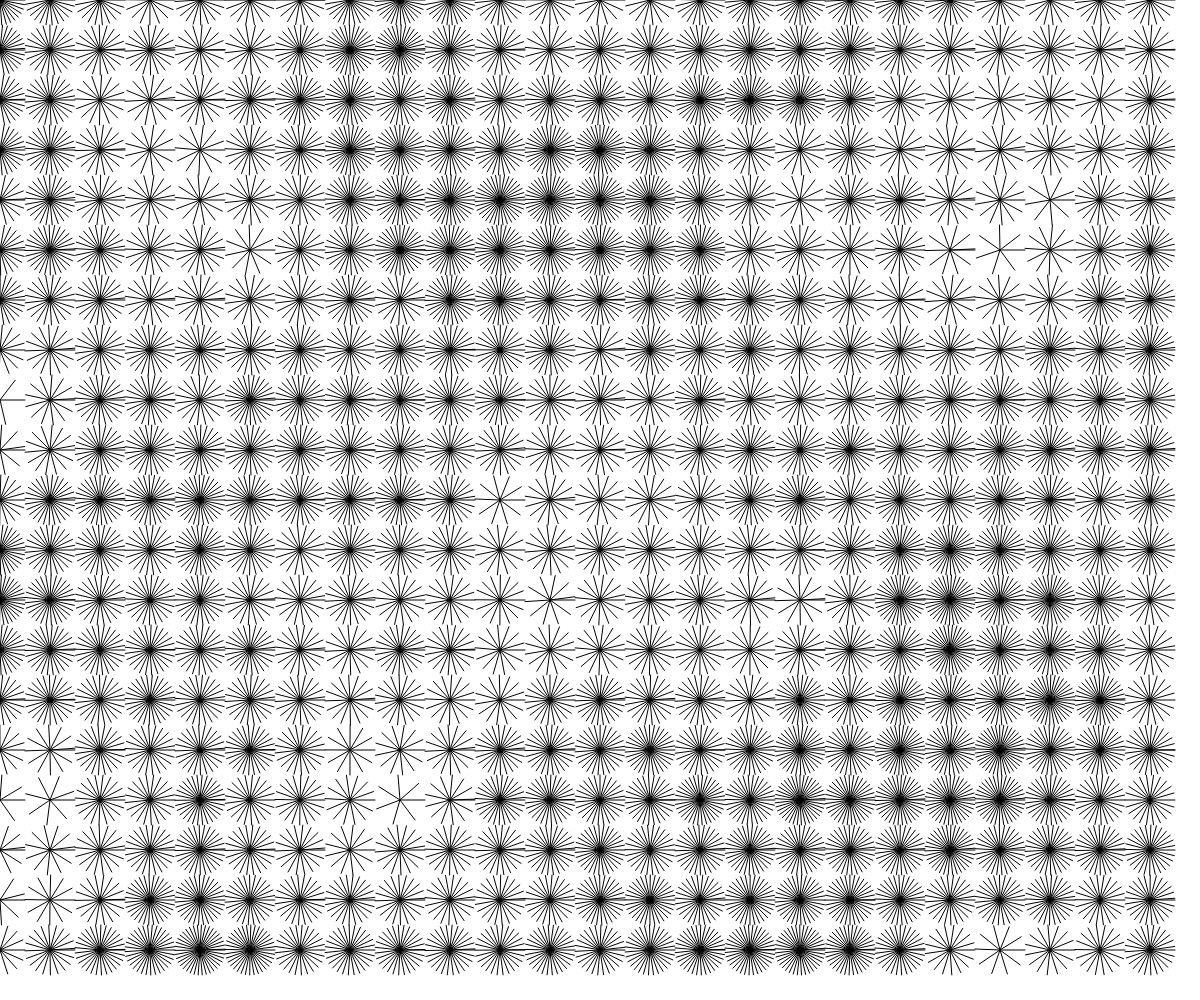
Frame 1 (no input)
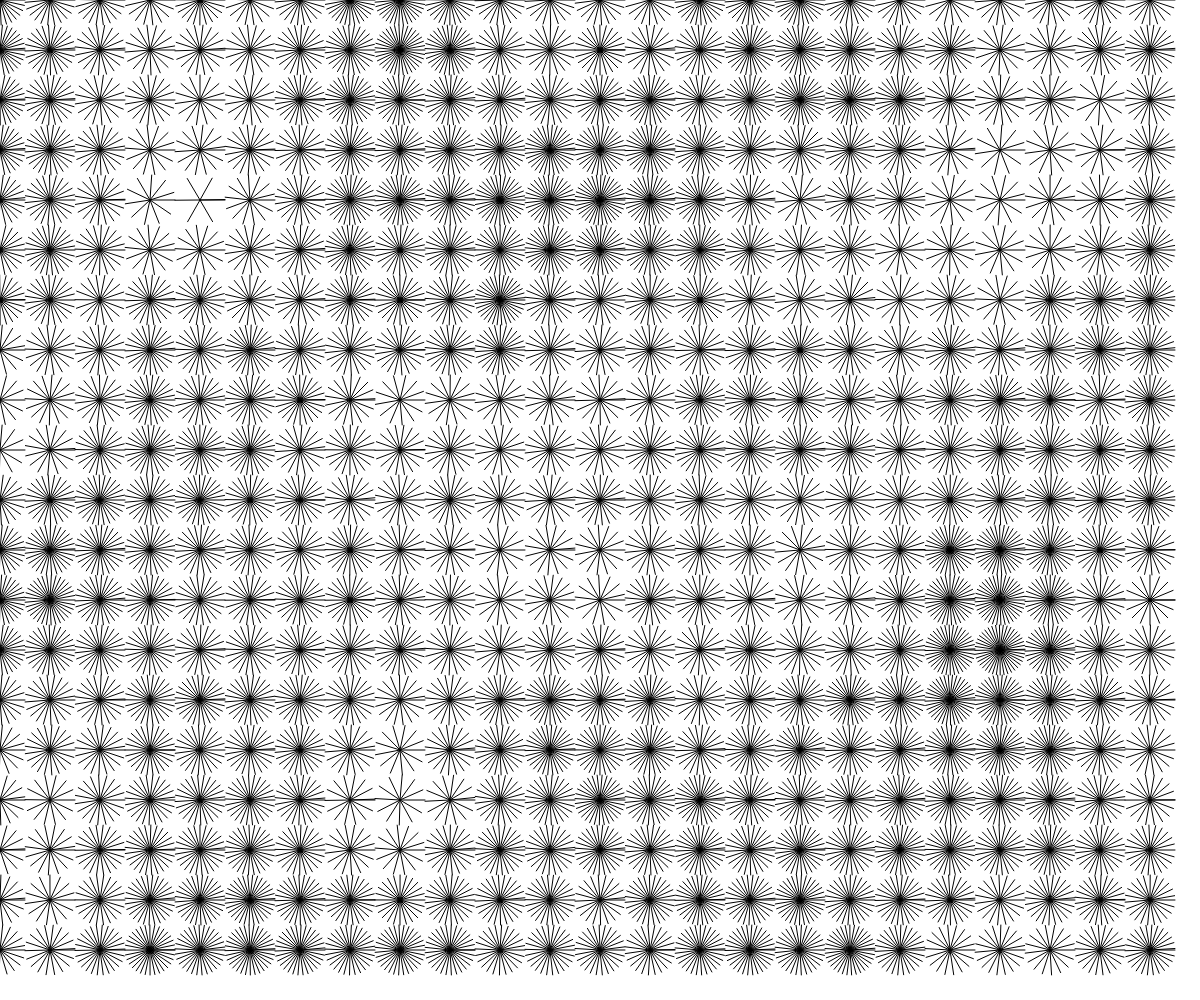
Frame 60 (no input)
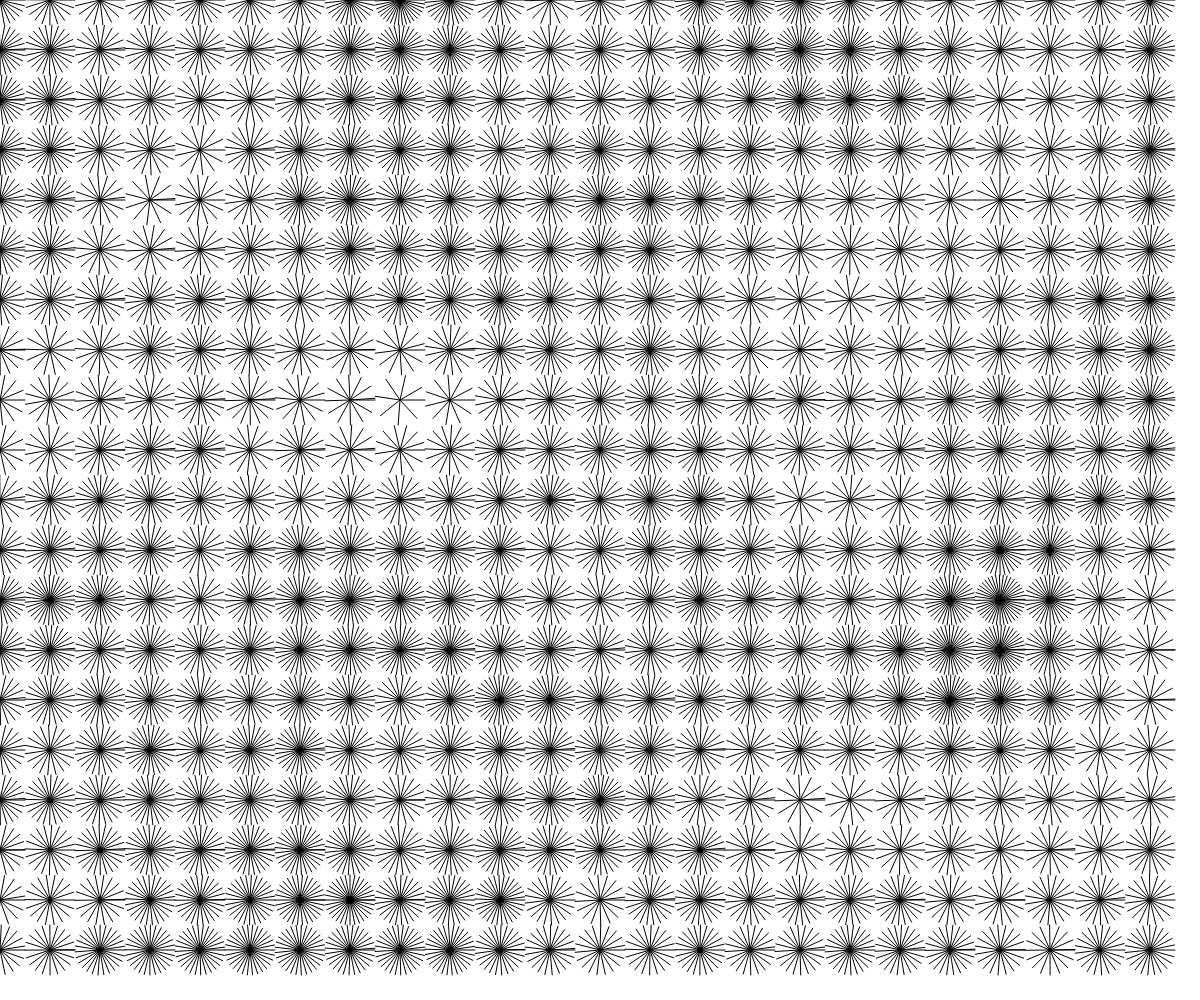
Frame 120 (the mouse pressed at the canvas centre since frame 60)

The p5.js sketch that drew these frames (run headless with seeded random() and noise() and a simulated clock; from frame 60 on, the mouse is pressed at the canvas centre):

// p5.js sketch
// ── sketch.js
function setup() {
  createCanvas(innerWidth, innerHeight);
}

let gridsize = 50;
function draw() {
  background(255);
  for(let ox=0;ox<width;ox+=gridsize) {
    for(let oy=0;oy<height;oy+=gridsize) {
      for(let a =0;a<TWO_PI;a+=PI/(noiseScaled(25,ox,oy,frameCount))) {
        let r = gridsize/2;
        let x = ox + r * cos(a);
        let y = oy + r * sin(a);
        line(ox,oy,x,y);
      }
    }
  }
}

let noiseScale = .005;
function noiseScaled(a, x,y,z) {
  return a*noise(x*noiseScale, y*noiseScale, z*noiseScale);
}
